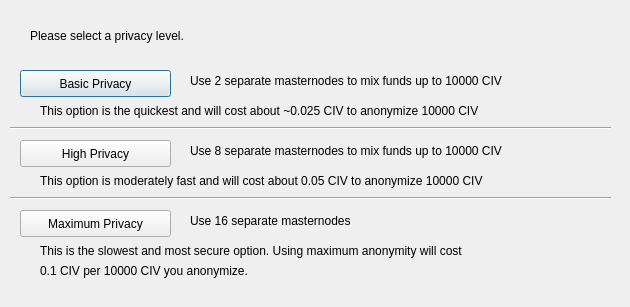
<?xml version="1.0" encoding="UTF-8"?>
<ui version="4.0">
 <class>ObfuscationConfig</class>
 <widget class="QDialog" name="ObfuscationConfig">
  <property name="geometry">
   <rect>
    <x>0</x>
    <y>0</y>
    <width>630</width>
    <height>307</height>
   </rect>
  </property>
  <property name="windowTitle">
   <string>Configure Obfuscation</string>
  </property>
  <widget class="QPushButton" name="buttonBasic">
   <property name="geometry">
    <rect>
     <x>20</x>
     <y>70</y>
     <width>151</width>
     <height>27</height>
    </rect>
   </property>
   <property name="text">
    <string>Basic Privacy</string>
   </property>
  </widget>
  <widget class="QPushButton" name="buttonHigh">
   <property name="geometry">
    <rect>
     <x>20</x>
     <y>140</y>
     <width>151</width>
     <height>27</height>
    </rect>
   </property>
   <property name="text">
    <string>High Privacy</string>
   </property>
  </widget>
  <widget class="QPushButton" name="buttonMax">
   <property name="geometry">
    <rect>
     <x>20</x>
     <y>210</y>
     <width>151</width>
     <height>27</height>
    </rect>
   </property>
   <property name="text">
    <string>Maximum Privacy</string>
   </property>
  </widget>
  <widget class="QLabel" name="label">
   <property name="geometry">
    <rect>
     <x>30</x>
     <y>20</y>
     <width>571</width>
     <height>31</height>
    </rect>
   </property>
   <property name="text">
    <string>Please select a privacy level.</string>
   </property>
  </widget>
  <widget class="QLabel" name="label_2">
   <property name="geometry">
    <rect>
     <x>190</x>
     <y>70</y>
     <width>421</width>
     <height>21</height>
    </rect>
   </property>
   <property name="text">
    <string>Use 2 separate masternodes to mix funds up to 10000 CIV</string>
   </property>
  </widget>
  <widget class="QLabel" name="label_3">
   <property name="geometry">
    <rect>
     <x>190</x>
     <y>140</y>
     <width>411</width>
     <height>21</height>
    </rect>
   </property>
   <property name="text">
    <string>Use 8 separate masternodes to mix funds up to 10000 CIV</string>
   </property>
  </widget>
  <widget class="QLabel" name="label_4">
   <property name="geometry">
    <rect>
     <x>190</x>
     <y>210</y>
     <width>421</width>
     <height>21</height>
    </rect>
   </property>
   <property name="text">
    <string>Use 16 separate masternodes</string>
   </property>
  </widget>
  <widget class="QLabel" name="label_6">
   <property name="geometry">
    <rect>
     <x>40</x>
     <y>100</y>
     <width>561</width>
     <height>21</height>
    </rect>
   </property>
   <property name="text">
    <string>This option is the quickest and will cost about ~0.025 CIV to anonymize 10000 CIV</string>
   </property>
  </widget>
  <widget class="QLabel" name="label_7">
   <property name="geometry">
    <rect>
     <x>40</x>
     <y>170</y>
     <width>561</width>
     <height>21</height>
    </rect>
   </property>
   <property name="text">
    <string>This option is moderately fast and will cost about 0.05 CIV to anonymize 10000 CIV</string>
   </property>
  </widget>
  <widget class="QLabel" name="label_8">
   <property name="geometry">
    <rect>
     <x>40</x>
     <y>240</y>
     <width>561</width>
     <height>21</height>
    </rect>
   </property>
   <property name="text">
    <string>This is the slowest and most secure option. Using maximum anonymity will cost</string>
   </property>
  </widget>
  <widget class="QLabel" name="label_9">
   <property name="geometry">
    <rect>
     <x>40</x>
     <y>260</y>
     <width>561</width>
     <height>21</height>
    </rect>
   </property>
   <property name="text">
    <string>0.1 CIV per 10000 CIV you anonymize.</string>
   </property>
  </widget>
  <widget class="Line" name="line">
   <property name="geometry">
    <rect>
     <x>10</x>
     <y>120</y>
     <width>601</width>
     <height>16</height>
    </rect>
   </property>
   <property name="orientation">
    <enum>Qt::Horizontal</enum>
   </property>
  </widget>
  <widget class="Line" name="line_2">
   <property name="geometry">
    <rect>
     <x>10</x>
     <y>190</y>
     <width>601</width>
     <height>16</height>
    </rect>
   </property>
   <property name="orientation">
    <enum>Qt::Horizontal</enum>
   </property>
  </widget>
 </widget>
 <resources/>
 <connections/>
</ui>
